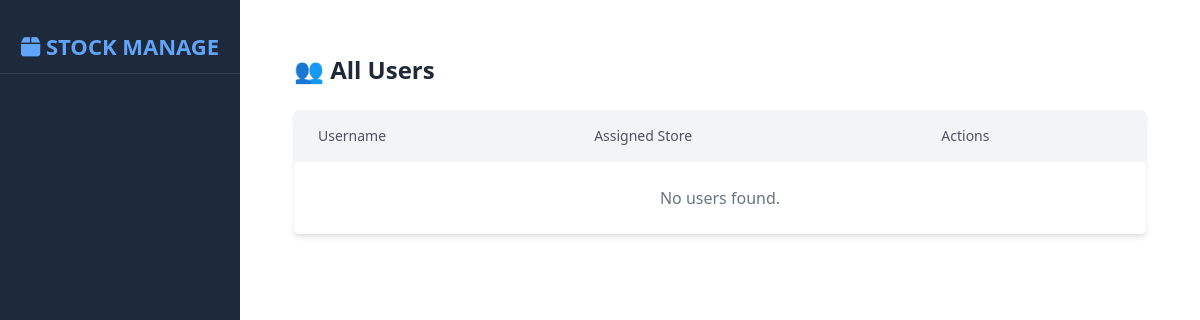
The page /all-users/ on the database as committed earlier.
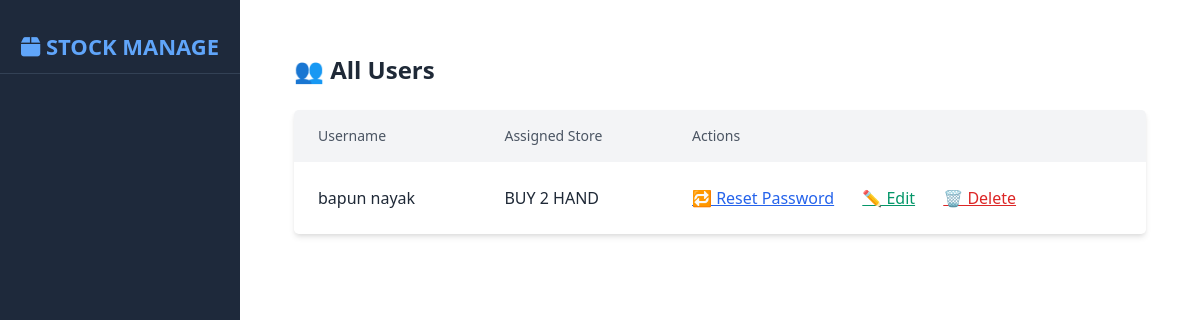
The same page on the database as committed later.
### hospital/models.py (models this page shows, shortened)
class WorkerProfile(models.Model):
    user = models.OneToOneField(User, on_delete=models.CASCADE)
    store = models.ForeignKey(Store, on_delete=models.CASCADE)

class Store(models.Model):
    name = models.CharField(max_length=100)
    location = models.CharField(max_length=100, blank=True, null=True)
    worker = models.OneToOneField(User, on_delete=models.SET_NULL, null=True, blank=True, related_name='assigned_store')

### hospital/views.py (the view)
# urls.py: path('all-users/', all_users_view, name='all_users'),
def all_users_view(request):
    users = WorkerProfile.objects.select_related('user', 'store')
    return render(request, 'all_users.html', {'users': users})

### hospital/context_processors.py (called while the page is built)
def admin_notifications(request):
    note_list = cache.get('note_list', [])
    notifications = [cache.get(note_key) for note_key in note_list]
    notifications = [note for note in notifications if note and note.get('time')]
    return {
        'notifications': notifications
    }

def store_list(request):
    stores = Store.objects.all()
    return {'stores': stores}

### hospital/templates/all_users.html
{% extends 'nvgbar.html' %}
{% block body %}
<div class="container mx-auto px-4 py-6">
    <h2 class="text-2xl font-bold mb-6 text-gray-800">👥 All Users</h2>
    <div class="overflow-x-auto bg-white shadow-md rounded-lg">
        <table class="min-w-full table-auto border-collapse">
            <thead class="bg-gray-100 text-left">
                <tr>
                    <th class="px-6 py-3 text-sm font-medium text-gray-600">Username</th>
                    <th class="px-6 py-3 text-sm font-medium text-gray-600">Assigned Store</th>
                    <th class="px-6 py-3 text-sm font-medium text-gray-600">Actions</th>
                </tr>
            </thead>
            <tbody class="divide-y divide-gray-200">
                {% for profile in users %}
                <tr class="hover:bg-gray-50">
                    <td class="px-6 py-4 text-gray-800">{{ profile.user.username }}</td>
                    <td class="px-6 py-4 text-gray-800">{{ profile.store.name }}</td>
                    <td class="px-6 py-4">
                        <a href="{% url 'reset_password' profile.user.id %}" class="text-blue-600 hover:underline mr-4">🔁 Reset Password</a>
                        <a href="{% url 'edit_user' profile.user.id %}" class="text-green-600 hover:underline mr-4">✏️ Edit</a>
                        <a href="{% url 'delete_user' profile.user.id %}" class="text-red-600 hover:underline" onclick="return confirm('Are you sure you want to delete this user?');">🗑️ Delete</a>
                    </td>
                </tr>
                {% empty %}
                <tr>
                    <td colspan="3" class="px-6 py-4 text-gray-500 text-center">No users found.</td>
                </tr>
                {% endfor %}
            </tbody>
        </table>
    </div>
</div>
{% endblock %}

### hospital/templates/nvgbar.html (shortened to what this page needs)
<!DOCTYPE html>
<html lang="en">
<head>
  {% load static %}
  <link rel="stylesheet" href="https://cdn.jsdelivr.net/npm/bootstrap@4.6.2/dist/css/bootstrap.min.css">
  <link rel="stylesheet" href="https://cdnjs.cloudflare.com/ajax/libs/font-awesome/6.5.0/css/all.min.css">
  <link href="https://cdn.jsdelivr.net/npm/tailwindcss@2.2.19/dist/tailwind.min.css" rel="stylesheet">
<link href="https://cdn.jsdelivr.net/npm/tailwindcss@2.2.19/dist/tailwind.min.css" rel="stylesheet">
<link href="https://cdn.jsdelivr.net/npm/tailwindcss@2.2.19/dist/tailwind.min.css" rel="stylesheet">
<link href="https://cdn.jsdelivr.net/npm/bootstrap@5.3.0-alpha1/dist/css/bootstrap.min.css" rel="stylesheet">
  <link rel="stylesheet" type="text/css" href="{% static 'css/mystyle.css' %}">
  <link rel="stylesheet" href="https://cdn.datatables.net/1.11.3/css/jquery.dataTables.min.css">
</head>
<body>
  <nav class="sidebar">
    <div class="sidebar-header">
      <i class="fas fa-box"></i> STOCK MANAGE
    </div>
  </nav>
  <div class="main-content">
    {% block body %}
    {% endblock %}
  </div>
</body>
</html>

Rows that differ between the two databases and show on the page:
added WorkerProfile: user.username "bapun nayak", store.name "BUY 2 HAND"
Other text that changed with them:
text no longer shown: "No users found."
